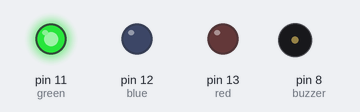
Bench run of a sketch on a simulated Arduino Uno, built with avr-gcc and run on an emulated ATmega328P. Parts: output pins drawn as LEDs (lit = HIGH), buzzer (waves = sounding).

Above: at 2.5 s.
At 6.0 s:
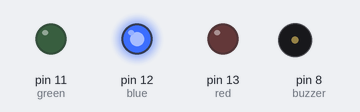
At 11.0 s:
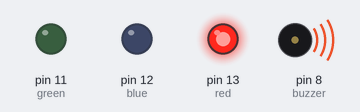
Timing chart, 0 to 15.6 s (numbered marks = the images above):
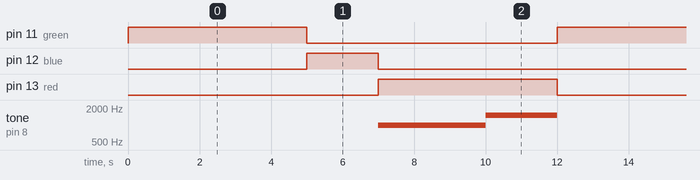

The sketch:

trafix.ino
```cpp
int red = 13;
int blue = 12;
int green = 11;
int buzzer = 8;

unsigned long previousMillis = 0;
int state = 0;

void setup()
{
  pinMode(red, OUTPUT);
  pinMode(blue, OUTPUT);
  pinMode(green, OUTPUT);
  pinMode(buzzer, OUTPUT);

  digitalWrite(green, HIGH);
}

void loop() {

  unsigned long currentMillis = millis();

  switch(state) {


    case 0:
      if (currentMillis - previousMillis >= 5000) {
        digitalWrite(green, LOW);
        digitalWrite(blue, HIGH);
        previousMillis = currentMillis;
        state = 1;
      }
      break;


    case 1:
      if (currentMillis - previousMillis >= 2000) {
        digitalWrite(blue, LOW);
        digitalWrite(red, HIGH);
        previousMillis = currentMillis;
        state = 2;
      }
      break;

    case 2:
      if (currentMillis - previousMillis <= 3000) {
        tone(buzzer, 1000);   // slow beep
      }
      else if (currentMillis - previousMillis <= 5000) {
        tone(buzzer, 1500);   // fast beep
      }
      else {
        noTone(buzzer);
        digitalWrite(red, LOW);
        digitalWrite(green, HIGH);
        previousMillis = currentMillis;
        state = 0;
      }
      break;
  }
}
```

Measured:
- by itself, pin 11 (green), pin 13 (red): alternates HIGH for 5.0 s and LOW for 7.0 s
- by itself, pin 12 (blue): alternates HIGH for 2.0 s and LOW for 10.0 s
- by itself, tone on pin 8 (buzzer): repeats every 12.0 s: 1500 Hz 2.0 s, silent 7.0 s, 1000 Hz 3.0 s
